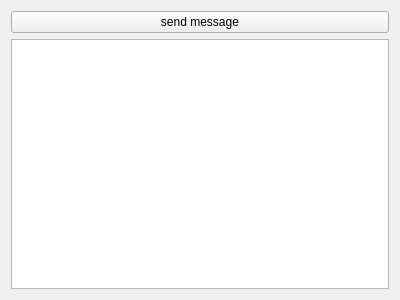
<?xml version="1.0" encoding="UTF-8"?>
<ui version="4.0">
 <class>MainWindow</class>
 <widget class="QMainWindow" name="MainWindow">
  <property name="geometry">
   <rect>
    <x>0</x>
    <y>0</y>
    <width>400</width>
    <height>300</height>
   </rect>
  </property>
  <property name="windowTitle">
   <string>Tcp Client</string>
  </property>
  <widget class="QWidget" name="centralWidget">
   <layout class="QVBoxLayout" name="verticalLayout">
    <item>
     <widget class="QPushButton" name="btn_send">
      <property name="text">
       <string>send message</string>
      </property>
     </widget>
    </item>
    <item>
     <widget class="QTextBrowser" name="txb_msg"/>
    </item>
   </layout>
  </widget>
 </widget>
 <layoutdefault spacing="6" margin="11"/>
 <resources/>
 <connections/>
</ui>
